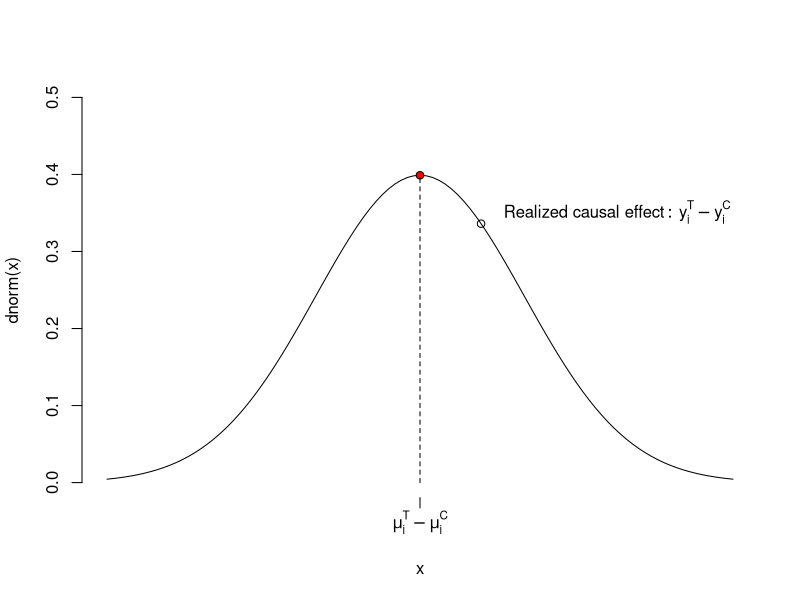

Write R code to recreate this figure.
rm(list = ls())
set.seed(12345)

normal_density <- function(x, mu = 0, sigma = 1){
  (1 / (sigma * sqrt(2 * pi))) * exp(-1 * (x - mu)^2 / (2 * sigma^2))
}

mu <- 0
sigma <- 1

N <- 1
x <- rnorm(N)
plot(
  x, dnorm(x), xlim = c(-3, 3), ylim = c(0, .5),
  xaxt = "n", bty = 'n'
)
curve(normal_density, from = -3, to = 3, add = TRUE)
points(0, dnorm(0), pch = 21, bg = "red")
segments(x0 = 0, y0 = 0, x1 = 0, y1 = dnorm(0), lty = "dashed")
axis(side = 1, at = 0, labels = expression(mu[i]^T - mu[i]^"C"))
text(x = x[1], y = dnorm(x[1]), label = expression("Realized causal effect":~y[i]^T - y[i]^C), adj = c(-.1, 0))

